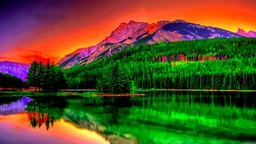
#> input picture text_image_1.jpg, 256 x 144 px, shrunk from 1366 x 768 before the run
$ jupyter execute '5. Brightness.ipynb'
#> lines starting #> are read from the running program, lines starting #| are printed output that depends on the picture
# I realize that rods cells only activate under a certain brightness. so now i need to not only calculate the wavelength but also the brightness of an image

[cell 1]
from PIL import Image
import numpy as np
import colorsys
import matplotlib.pyplot as plt
import matplotlib.image as mpimg


def rgb_to_brightness(r, g, b):
    # Convert RGB to HSV to get the brightness (value) component
    h, s, v = colorsys.rgb_to_hsv(r/255.0, g/255.0, b/255.0)
    return v * 255


def image_to_brightness(image_path):
    # Open the image
#> called with image_path = 'text_image_1.jpg'
    image = Image.open(image_path)
#> image is the input picture: PIL image 256x144 RGB; mean R, G, B 87.5, 78.7, 38.5
    image = image.convert("RGB")

    # Get image dimensions
    width, height = image.size
#> width = 256; height = 144

    # Create an array to hold the wavelength values
    wavelength_array = np.zeros((height, width))

    # Process each pixel
    for y in range(height):
        for x in range(width):
            r, g, b = image.getpixel((x, y))
            brightness = rgb_to_brightness(r, g, b)
            wavelength_array[y, x] = brightness
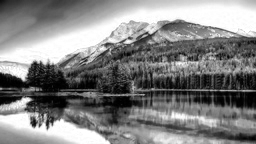
#> wavelength_array: shape (144, 256) float64; min 0, max 255, mean 130.8

    return wavelength_array

# Example usage:
image_path = "text_image_1.jpg"
image_brightness = image_to_brightness(image_path)

img = mpimg.imread('text_image_1.jpg')  # Replace with your image path

# Display image
plt.imshow(img)
plt.axis('off')  # Turn off axis numbers and ticks
plt.show()

[cell 2]
print(image_brightness)
#> (printed output is left out)

plt.imshow(image_brightness, cmap='gist_gray', interpolation='nearest')
plt.colorbar()
plt.title('brightness')
plt.show()
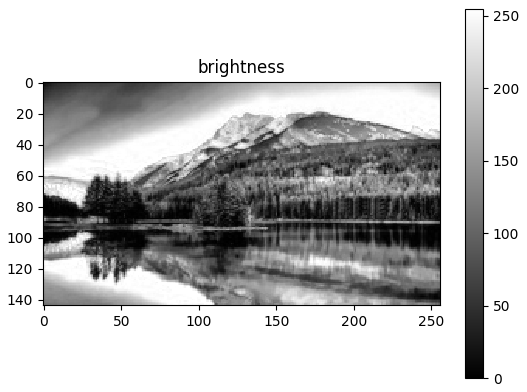
#> figure drawn by matplotlib, 2 panels

$ run again, with dogg.jpg copied over text_image_1.jpg
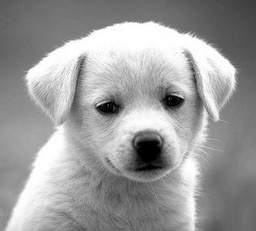
#> input picture dogg.jpg, 256 x 231 px, shrunk from 332 x 300 before the run
#> in image_to_brightness, image is the input picture: PIL image 256x231 RGB; min 0, max 255, mean 155.7
#> (printed output is left out)
#> `plt.show()`:
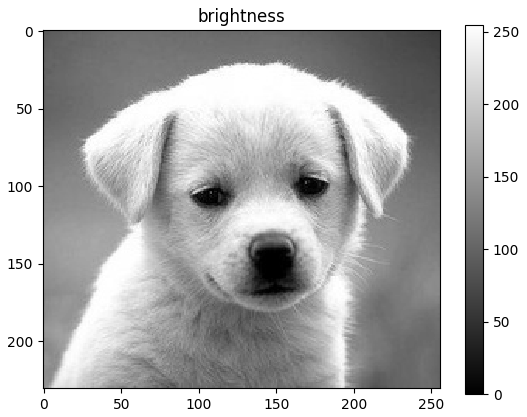
#> figure drawn by matplotlib, 2 panels
